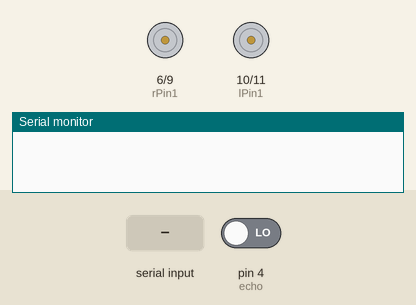
This sketch was run on a simulated Arduino Uno, built with avr-gcc and run on an emulated ATmega328P. Parts: motor-driver pin pairs drawn as motors (green arrow = first pin HIGH = forward, orange = second pin HIGH = backward, longer = more drive), the last lines printed to the serial monitor. The test bench sets the inputs (shaded band); at power-on: pin 4 (echo) LOW.

Above: at 1.2 s.
1.3 s: "L" received over Serial
At 3.3 s:
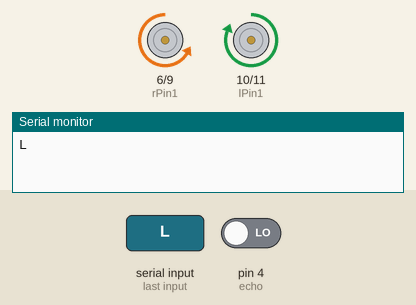
4.3 s: "R" received over Serial
At 5.5 s:
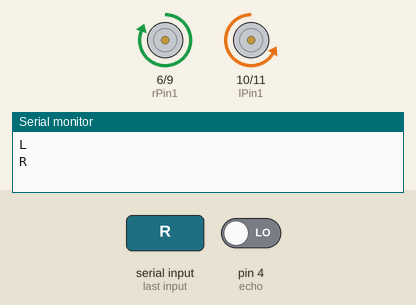
7.3 s: "B" received over Serial
At 9.3 s:
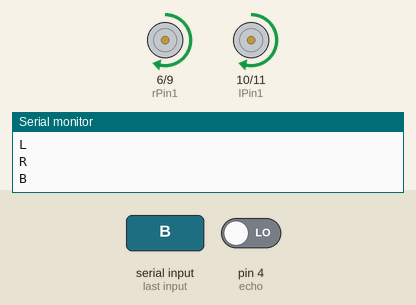
10.3 s: "L" received over Serial
At 11.3 s:
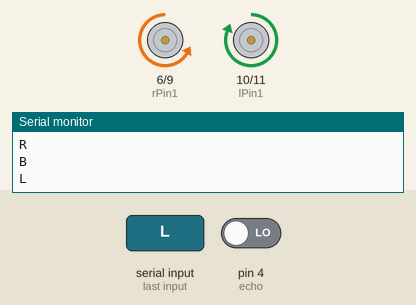
13.3 s: "R" received over Serial
At 15.3 s:
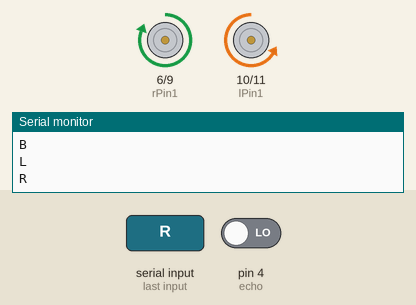
Timing chart, 0 to 17.1 s (numbered marks = the images above; inputs shaded):
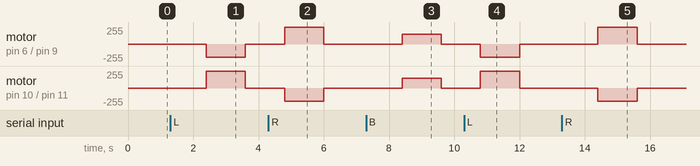

The sketch:

bluetooth_remote.ino
```cpp
//Motor pins
#define rPin1 6
#define rPin2 9
#define lPin1 10
#define lPin2 11

#define trig 3
#define echo 4

double distance;
long duration;

char junk;
String inputString="";

void setup() {


  pinMode(rPin1, OUTPUT);
  pinMode(rPin2, OUTPUT);
  pinMode(lPin1, OUTPUT);
  pinMode(lPin2, OUTPUT);

  pinMode(trig, OUTPUT);
  pinMode(echo, INPUT);

  Serial.begin(9600);
}

void loop() {
  digitalWrite(trig, LOW);
  delayMicroseconds(2);
  digitalWrite(trig, HIGH);
  delay(200);
  digitalWrite(trig, LOW);

  duration = pulseIn(echo, HIGH);
  distance = duration * 0.034/2;
  //Serial.println(distance);

  if(distance < 20){   //stopping as approaching wall
    analogWrite(rPin1, 0);
  analogWrite(rPin2, 0);
  analogWrite(lPin1, 0);
  analogWrite(lPin2, 0);
  }

  if(Serial.available()){
  while(Serial.available())
    {
      char inChar = (char)Serial.read(); //read the input
      inputString += inChar;        //make a string of the characters coming on serial
    }
    Serial.println(inputString);
    while (Serial.available() > 0)
    { junk = Serial.read() ; }      // clear the serial buffer
    if(inputString == "F" && distance > 20){         //in case of 'w' move forward
      analogWrite(rPin1, 0);
      analogWrite(rPin2, 150);
      analogWrite(lPin1, 0);
      analogWrite(lPin2, 150);
    }else if(inputString == "L"){   //incase of 'a' turn left
      analogWrite(lPin1, 255);
      analogWrite(lPin2, 0);
      analogWrite(rPin1, 0);
      analogWrite(rPin2, 200);
    }else if(inputString == "R"){   //incase of 'd' turn right
      analogWrite(lPin1, 0);
      analogWrite(lPin2, 200);
      analogWrite(rPin1, 255);
      analogWrite(rPin2, 0);
    }else if(inputString == "B"){   //incase of 's' move backwards
      analogWrite(rPin1, 150);
      analogWrite(rPin2, 0);
      analogWrite(lPin1, 150);
      analogWrite(lPin2, 0);
    }else if(inputString == "E"){   //incase of 'x' turn the motors off
      analogWrite(rPin1, 0);
      analogWrite(rPin2, 0);
      analogWrite(lPin1, 0);
      analogWrite(lPin2, 0);
    }
    inputString = "";
}
}
```

Measured:
- after the input at 1.3 s, motor on pin 6 (rPin1) / pin 9 (rPin2): stopped → backward 200/255 after 1.1 s, → stopped 1.2 s later; motor on pin 10 (lPin1) / pin 11 (lPin2): stopped → forward 255/255 after 1.1 s, → stopped 1.2 s later
- after the input at 4.3 s, motor on pin 6 (rPin1) / pin 9 (rPin2): stopped → forward 255/255 after 0.50 s, → stopped 1.2 s later; motor on pin 10 (lPin1) / pin 11 (lPin2): stopped → backward 200/255 after 0.50 s, → stopped 1.2 s later
- after the input at 7.3 s, motor on pin 6 (rPin1) / pin 9 (rPin2), motor on pin 10 (lPin1) / pin 11 (lPin2): stopped → forward 150/255 after 1.1 s, → stopped 1.2 s later
- after the input at 10.3 s, motor on pin 6 (rPin1) / pin 9 (rPin2): stopped → backward 200/255 after 0.50 s, → stopped 1.2 s later; motor on pin 10 (lPin1) / pin 11 (lPin2): stopped → forward 255/255 after 0.50 s, → stopped 1.2 s later
- after the input at 13.3 s, motor on pin 6 (rPin1) / pin 9 (rPin2): stopped → forward 255/255 after 1.1 s, → stopped 1.2 s later; motor on pin 10 (lPin1) / pin 11 (lPin2): stopped → backward 200/255 after 1.1 s, → stopped 1.2 s later
